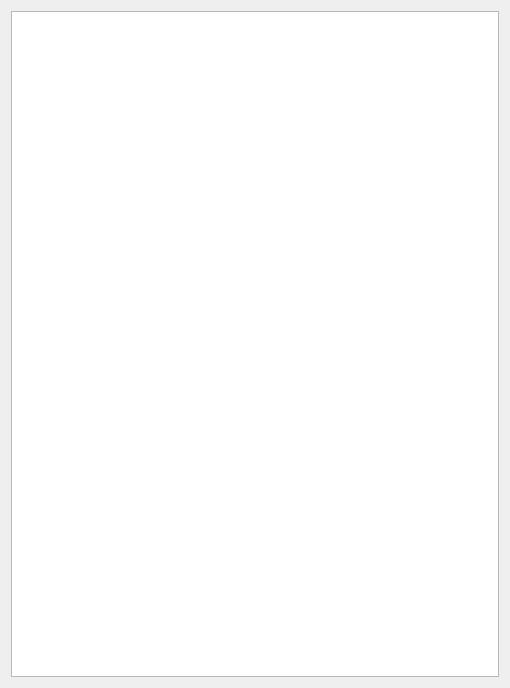
<?xml version="1.0" encoding="UTF-8"?>
<ui version="4.0">
 <class>Dialog</class>
 <widget class="QDialog" name="Dialog">
  <property name="geometry">
   <rect>
    <x>0</x>
    <y>0</y>
    <width>510</width>
    <height>688</height>
   </rect>
  </property>
  <property name="windowTitle">
   <string>Dialog</string>
  </property>
  <layout class="QHBoxLayout" name="horizontalLayout">
   <item>
    <widget class="QTableView" name="tableView"/>
   </item>
  </layout>
 </widget>
 <resources/>
 <connections/>
</ui>
